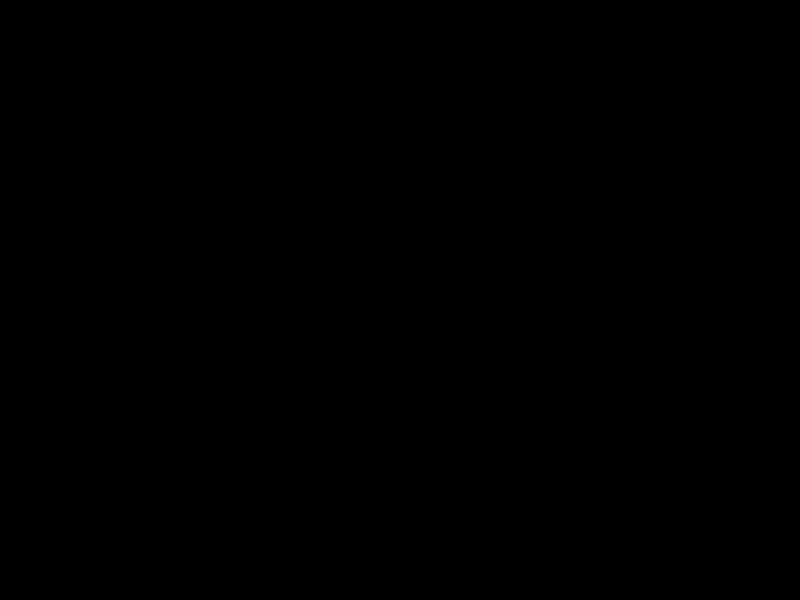
Frame 1 (no input)
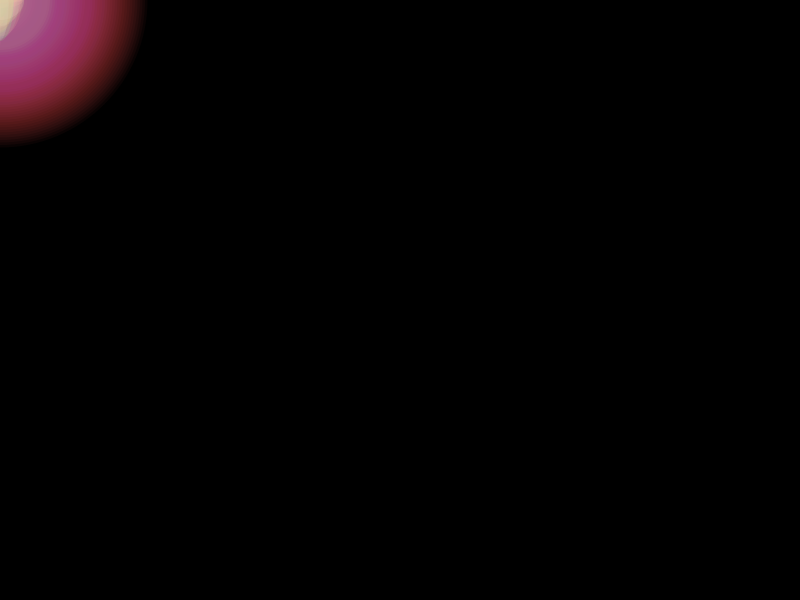
Frame 60 (the mouse pressed at the canvas centre just before this capture)
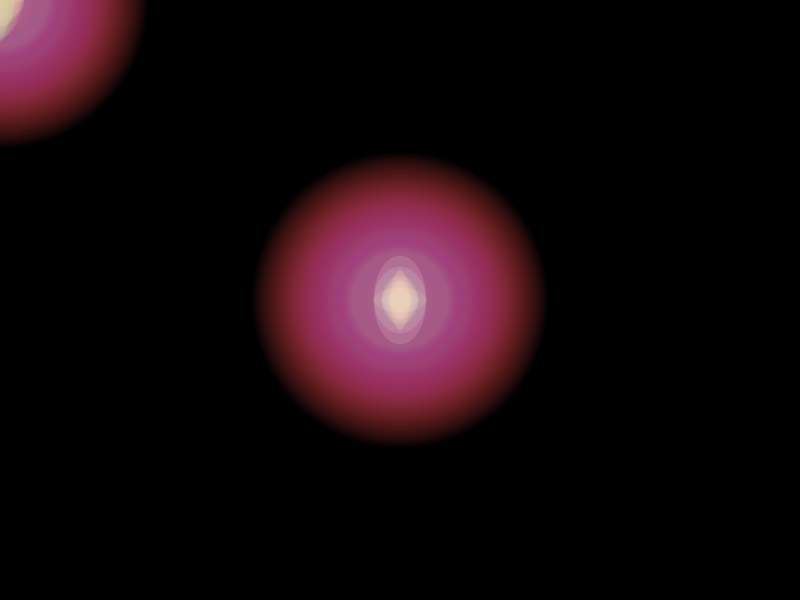
Frame 120 (the mouse held since frame 60 and released just before this capture)

The Processing sketch that drew these frames (run headless with seeded random() and noise(); from frame 60 on, the mouse is pressed at the canvas centre):

// Processing sketch: processing_134103
// ── processing_134103.pde

float aumento = 0;

 void setup (){
   background(0,0,0);
  size(800,600);
  colorMode(HSB);
}
void draw() {
  noStroke();
 fill(aumento/2,170,250,10);
  ellipse(mouseX, mouseY, 20*(aumento/40), 50*(aumento/100));
  fill(random(140),random(120),250,40);
ellipse(mouseX, mouseY, random(aumento/10), random(aumento/6));
  aumento +=10;
}

void mousePressed() {
  if (aumento == 0) {
    aumento = 255;
  } else {
    aumento = 0;
    loop();
  }
}
void mouseReleased() {
  noLoop();
}
